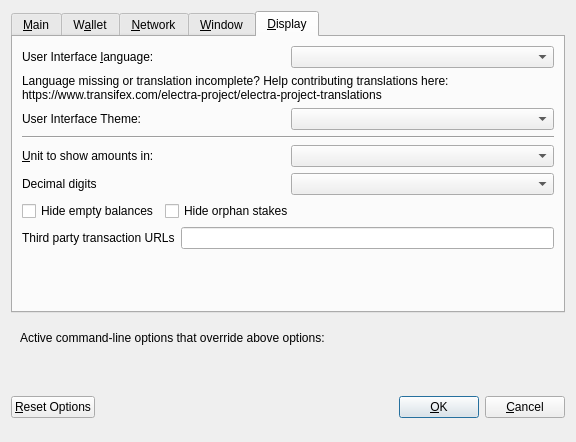
<?xml version="1.0" encoding="UTF-8"?>
<ui version="4.0">
 <class>OptionsDialog</class>
 <widget class="QDialog" name="OptionsDialog">
  <property name="geometry">
   <rect>
    <x>0</x>
    <y>0</y>
    <width>576</width>
    <height>442</height>
   </rect>
  </property>
  <property name="windowTitle">
   <string>Options</string>
  </property>
  <property name="modal">
   <bool>true</bool>
  </property>
  <layout class="QVBoxLayout" name="verticalLayout">
   <item>
    <widget class="QTabWidget" name="tabWidget">
     <property name="currentIndex">
      <number>4</number>
     </property>
     <widget class="QWidget" name="tabMain">
      <attribute name="title">
       <string>&amp;Main</string>
      </attribute>
      <layout class="QVBoxLayout" name="verticalLayout_Main">
       <item>
        <widget class="QCheckBox" name="bitcoinAtStartup">
         <property name="toolTip">
          <string>Automatically start ELECTRA after logging in to the system.</string>
         </property>
         <property name="text">
          <string>&amp;Start ELECTRA on system login</string>
         </property>
        </widget>
       </item>
       <item>
        <layout class="QHBoxLayout" name="horizontalLayout_2_Main">
         <item>
          <widget class="QLabel" name="databaseCacheLabel">
           <property name="text">
            <string>Size of &amp;database cache</string>
           </property>
           <property name="textFormat">
            <enum>Qt::PlainText</enum>
           </property>
           <property name="buddy">
            <cstring>databaseCache</cstring>
           </property>
          </widget>
         </item>
         <item>
          <widget class="QSpinBox" name="databaseCache"/>
         </item>
         <item>
          <widget class="QLabel" name="databaseCacheUnitLabel">
           <property name="text">
            <string>MB</string>
           </property>
           <property name="textFormat">
            <enum>Qt::PlainText</enum>
           </property>
          </widget>
         </item>
         <item>
          <spacer name="horizontalSpacer_2_Main">
           <property name="orientation">
            <enum>Qt::Horizontal</enum>
           </property>
           <property name="sizeHint" stdset="0">
            <size>
             <width>40</width>
             <height>20</height>
            </size>
           </property>
          </spacer>
         </item>
        </layout>
       </item>
       <item>
        <layout class="QHBoxLayout" name="horizontalLayout_3_Main">
         <item>
          <widget class="QLabel" name="threadsScriptVerifLabel">
           <property name="text">
            <string>Number of script &amp;verification threads</string>
           </property>
           <property name="textFormat">
            <enum>Qt::PlainText</enum>
           </property>
           <property name="buddy">
            <cstring>threadsScriptVerif</cstring>
           </property>
          </widget>
         </item>
         <item>
          <widget class="QSpinBox" name="threadsScriptVerif">
           <property name="toolTip">
            <string>(0 = auto, &lt;0 = leave that many cores free)</string>
           </property>
          </widget>
         </item>
         <item>
          <spacer name="horizontalSpacer_3_Main">
           <property name="orientation">
            <enum>Qt::Horizontal</enum>
           </property>
           <property name="sizeHint" stdset="0">
            <size>
             <width>40</width>
             <height>20</height>
            </size>
           </property>
          </spacer>
         </item>
        </layout>
       </item>
       <item>
        <spacer name="verticalSpacer_2">
         <property name="orientation">
          <enum>Qt::Vertical</enum>
         </property>
         <property name="sizeHint" stdset="0">
          <size>
           <width>20</width>
           <height>40</height>
          </size>
         </property>
        </spacer>
       </item>
       <!--
       <item>
        <widget class="QCheckBox" name="checkBoxZeromintEnable">
         <property name="toolTip">
          <string>Enable automatic minting of ECA units to zECA</string>
         </property>
         <property name="layoutDirection">
          <enum>Qt::LeftToRight</enum>
         </property>
         <property name="text">
          <string>Enable zECA Automint</string>
         </property>
        </widget>
       </item>
       <item>
        <layout class="QHBoxLayout" name="horizontalLayout_3">
         <item>
          <widget class="QLabel" name="percentage_label">
           <property name="toolTip">
            <string>Percentage of incoming ECA which get automatically converted to zECA via Zerocoin Protocol (min: 10%)</string>
           </property>
           <property name="text">
            <string>Percentage of autominted zECA</string>
           </property>
          </widget>
         </item>
         <item>
          <widget class="QSpinBox" name="zeromintPercentage">
           <property name="minimum">
            <number>1</number>
           </property>
           <property name="maximum">
            <number>100</number>
           </property>
          </widget>
         </item>
        </layout>
       </item>
       <item>
        <layout class="QHBoxLayout" name="horizontalLayout" stretch="0,0">
         <property name="sizeConstraint">
          <enum>QLayout::SetFixedSize</enum>
         </property>
         <item>
          <widget class="QLabel" name="labelPreferredDenom">
           <property name="maximumSize">
            <size>
             <width>16777215</width>
             <height>16777215</height>
            </size>
           </property>
           <property name="toolTip">
            <string>Wait with automatic conversion to Zerocoin until enough ECA for this denomination is available</string>
           </property>
           <property name="text">
            <string>Preferred Automint zECA Denomination</string>
           </property>
          </widget>
         </item>
         <item>
          <widget class="QComboBox" name="preferredDenom">
           <property name="maximumSize">
            <size>
             <width>16777215</width>
             <height>27</height>
            </size>
           </property>
           <property name="toolTip">
            <string>Wait with automatic conversion to Zerocoin until enough ECA for this denomination is available</string>
           </property>
           <property name="maxVisibleItems">
            <number>9</number>
           </property>
           <property name="maxCount">
            <number>9</number>
           </property>
          </widget>
         </item>
        </layout>
       </item>
      -->
      </layout>
     </widget>
     <widget class="QWidget" name="tabWallet">
      <attribute name="title">
       <string>W&amp;allet</string>
      </attribute>
      <layout class="QVBoxLayout" name="verticalLayout_Wallet">
       <item>
        <layout class="QHBoxLayout" name="horizontalLayout_2_Wallet">
         <item>
          <widget class="QLabel" name="labelStakeSplitThresholdText">
           <property name="text">
            <string>Stake split threshold:</string>
           </property>
          </widget>
         </item>
         <item>
          <widget class="QSpinBox" name="spinBoxStakeSplitThreshold">
           <property name="minimum">
            <number>1</number>
           </property>
           <property name="maximum">
            <number>999999</number>
           </property>
          </widget>
         </item>
        </layout>
       </item>
       <item>
        <widget class="QGroupBox" name="groupBox">
         <property name="title">
          <string>Expert</string>
         </property>
         <layout class="QVBoxLayout" name="verticalLayout_2">
          <item>
           <widget class="QCheckBox" name="coinControlFeatures">
            <property name="toolTip">
             <string>Whether to show coin control features or not.</string>
            </property>
            <property name="text">
             <string>Enable coin &amp;control features</string>
            </property>
           </widget>
          </item>
          <!--
          <item>
           <widget class="QCheckBox" name="showMasternodesTab">
            <property name="toolTip">
             <string>Show additional tab listing all your masternodes in first sub-tab&lt;br/&gt;and all masternodes on the network in second sub-tab.</string>
            </property>
            <property name="text">
             <string>Show Masternodes Tab</string>
            </property>
           </widget>
          </item>
          -->
          <item>
           <widget class="QCheckBox" name="spendZeroConfChange">
            <property name="toolTip">
             <string>If you disable the spending of unconfirmed change, the change from a transaction&lt;br/&gt;cannot be used until that transaction has at least one confirmation.&lt;br/&gt;This also affects how your balance is computed.</string>
            </property>
            <property name="text">
             <string>&amp;Spend unconfirmed change</string>
            </property>
           </widget>
          </item>
         </layout>
        </widget>
       </item>
       <item>
        <spacer name="verticalSpacer_Wallet">
         <property name="orientation">
          <enum>Qt::Vertical</enum>
         </property>
         <property name="sizeHint" stdset="0">
          <size>
           <width>20</width>
           <height>40</height>
          </size>
         </property>
        </spacer>
       </item>
      </layout>
     </widget>
     <widget class="QWidget" name="tabNetwork">
      <attribute name="title">
       <string>&amp;Network</string>
      </attribute>
      <layout class="QVBoxLayout" name="verticalLayout_Network">
       <item>
        <widget class="QCheckBox" name="mapPortUpnp">
         <property name="toolTip">
          <string>Automatically open the ELECTRA client port on the router. This only works when your router supports UPnP and it is enabled.</string>
         </property>
         <property name="text">
          <string>Map port using &amp;UPnP</string>
         </property>
        </widget>
       </item>
       <item>
        <widget class="QCheckBox" name="allowIncoming">
         <property name="toolTip">
          <string>Accept connections from outside</string>
         </property>
         <property name="text">
          <string>Allow incoming connections</string>
         </property>
        </widget>
       </item>
       <item>
        <widget class="QCheckBox" name="connectSocks">
         <property name="toolTip">
          <string>Connect to the ELECTRA network through a SOCKS5 proxy.</string>
         </property>
         <property name="text">
          <string>&amp;Connect through SOCKS5 proxy (default proxy):</string>
         </property>
        </widget>
       </item>
       <item>
        <layout class="QHBoxLayout" name="horizontalLayout_1_Network">
         <item>
          <widget class="QLabel" name="proxyIpLabel">
           <property name="text">
            <string>Proxy &amp;IP:</string>
           </property>
           <property name="textFormat">
            <enum>Qt::PlainText</enum>
           </property>
           <property name="buddy">
            <cstring>proxyIp</cstring>
           </property>
          </widget>
         </item>
         <item>
          <widget class="QValidatedLineEdit" name="proxyIp">
           <property name="minimumSize">
            <size>
             <width>140</width>
             <height>0</height>
            </size>
           </property>
           <property name="maximumSize">
            <size>
             <width>140</width>
             <height>16777215</height>
            </size>
           </property>
           <property name="toolTip">
            <string>IP address of the proxy (e.g. IPv4: 127.0.0.1 / IPv6: ::1)</string>
           </property>
          </widget>
         </item>
         <item>
          <widget class="QLabel" name="proxyPortLabel">
           <property name="text">
            <string>&amp;Port:</string>
           </property>
           <property name="textFormat">
            <enum>Qt::PlainText</enum>
           </property>
           <property name="buddy">
            <cstring>proxyPort</cstring>
           </property>
          </widget>
         </item>
         <item>
          <widget class="QLineEdit" name="proxyPort">
           <property name="minimumSize">
            <size>
             <width>55</width>
             <height>0</height>
            </size>
           </property>
           <property name="maximumSize">
            <size>
             <width>55</width>
             <height>16777215</height>
            </size>
           </property>
           <property name="toolTip">
            <string>Port of the proxy (e.g. 9050)</string>
           </property>
          </widget>
         </item>
         <item>
          <spacer name="horizontalSpacer_1_Network">
           <property name="orientation">
            <enum>Qt::Horizontal</enum>
           </property>
           <property name="sizeHint" stdset="0">
            <size>
             <width>40</width>
             <height>20</height>
            </size>
           </property>
          </spacer>
         </item>
        </layout>
       </item>
       <item>
        <spacer name="verticalSpacer_Network">
         <property name="orientation">
          <enum>Qt::Vertical</enum>
         </property>
         <property name="sizeHint" stdset="0">
          <size>
           <width>20</width>
           <height>40</height>
          </size>
         </property>
        </spacer>
       </item>
      </layout>
     </widget>
     <widget class="QWidget" name="tabWindow">
      <attribute name="title">
       <string>&amp;Window</string>
      </attribute>
      <layout class="QVBoxLayout" name="verticalLayout_Window">
       <item>
        <widget class="QCheckBox" name="minimizeToTray">
         <property name="toolTip">
          <string>Show only a tray icon after minimizing the window.</string>
         </property>
         <property name="text">
          <string>&amp;Minimize to the tray instead of the taskbar</string>
         </property>
        </widget>
       </item>
       <item>
        <widget class="QCheckBox" name="minimizeOnClose">
         <property name="toolTip">
          <string>Minimize instead of exit the application when the window is closed. When this option is enabled, the application will be closed only after selecting Quit in the menu.</string>
         </property>
         <property name="text">
          <string>M&amp;inimize on close</string>
         </property>
        </widget>
       </item>
       <item>
        <spacer name="verticalSpacer_Window">
         <property name="orientation">
          <enum>Qt::Vertical</enum>
         </property>
         <property name="sizeHint" stdset="0">
          <size>
           <width>20</width>
           <height>40</height>
          </size>
         </property>
        </spacer>
       </item>
      </layout>
     </widget>
     <widget class="QWidget" name="tabDisplay">
      <attribute name="title">
       <string>&amp;Display</string>
      </attribute>
      <layout class="QVBoxLayout" name="verticalLayout_Display">
       <item>
        <layout class="QHBoxLayout" name="horizontalLayout_1_Display">
         <item>
          <widget class="QLabel" name="langLabel">
           <property name="text">
            <string>User Interface &amp;language:</string>
           </property>
           <property name="textFormat">
            <enum>Qt::PlainText</enum>
           </property>
           <property name="buddy">
            <cstring>lang</cstring>
           </property>
          </widget>
         </item>
         <item>
          <widget class="QValueComboBox" name="lang">
           <property name="toolTip">
            <string>The user interface language can be set here. This setting will take effect after restarting ELECTRA.</string>
           </property>
          </widget>
         </item>
        </layout>
       </item>
       <item>
        <widget class="QLabel" name="label_3">
         <property name="toolTip">
          <string notr="true"/>
         </property>
         <property name="statusTip">
          <string notr="true"/>
         </property>
         <property name="whatsThis">
          <string notr="true"/>
         </property>
         <property name="accessibleName">
          <string notr="true"/>
         </property>
         <property name="text">
          <string>Language missing or translation incomplete? Help contributing translations here:
https://www.transifex.com/electra-project/electra-project-translations</string>
         </property>
         <property name="wordWrap">
          <bool>true</bool>
         </property>
         <property name="openExternalLinks">
          <bool>true</bool>
         </property>
         <property name="textInteractionFlags">
          <set>Qt::TextBrowserInteraction</set>
         </property>
        </widget>
       </item>
       <item>
        <layout class="QHBoxLayout" name="horizontalLayout_2_Display" stretch="0,0">
         <item>
          <widget class="QLabel" name="themeLabel">
           <property name="text">
            <string>User Interface Theme:</string>
           </property>
          </widget>
         </item>
         <item>
          <widget class="QValueComboBox" name="theme"/>
         </item>
        </layout>
       </item>
       <item>
        <widget class="Line" name="line">
         <property name="orientation">
          <enum>Qt::Horizontal</enum>
         </property>
        </widget>
       </item>
       <item>
        <layout class="QHBoxLayout" name="horizontalLayout_3_Display">
         <item>
          <widget class="QLabel" name="unitLabel">
           <property name="text">
            <string>&amp;Unit to show amounts in:</string>
           </property>
           <property name="textFormat">
            <enum>Qt::PlainText</enum>
           </property>
           <property name="buddy">
            <cstring>unit</cstring>
           </property>
          </widget>
         </item>
         <item>
          <widget class="QValueComboBox" name="unit">
           <property name="toolTip">
            <string>Choose the default subdivision unit to show in the interface and when sending coins.</string>
           </property>
          </widget>
         </item>
        </layout>
       </item>
       <item>
        <layout class="QHBoxLayout" name="horizontalLayout_4_Display">
         <item>
          <widget class="QLabel" name="digitsLabel">
           <property name="text">
            <string>Decimal digits</string>
           </property>
          </widget>
         </item>
         <item>
          <widget class="QValueComboBox" name="digits"/>
         </item>
        </layout>
       </item>
       <item>
        <layout class="QHBoxLayout" name="horizontalLayout_5_Display">
         <item>
          <widget class="QCheckBox" name="checkBoxHideZeroBalances">
           <property name="toolTip">
            <string>Hide empty balances</string>
           </property>
           <property name="layoutDirection">
            <enum>Qt::LeftToRight</enum>
           </property>
           <property name="text">
            <string>Hide empty balances</string>
           </property>
          </widget>
         </item>
         <item>
          <widget class="QCheckBox" name="checkBoxHideOrphans">
           <property name="toolTip">
            <string>Hide orphan stakes in transaction lists</string>
           </property>
           <property name="text">
            <string>Hide orphan stakes</string>
           </property>
          </widget>
         </item>
         <item>
          <spacer name="horizontalSpacer">
           <property name="orientation">
            <enum>Qt::Horizontal</enum>
           </property>
           <property name="sizeHint" stdset="0">
            <size>
             <width>40</width>
             <height>20</height>
            </size>
           </property>
          </spacer>
         </item>
        </layout>
       </item>
       <item>
        <layout class="QHBoxLayout" name="horizontalLayout_6_Display">
         <item>
          <widget class="QLabel" name="thirdPartyTxUrlsLabel">
           <property name="toolTip">
            <string>Third party URLs (e.g. a block explorer) that appear in the transactions tab as context menu items. %s in the URL is replaced by transaction hash. Multiple URLs are separated by vertical bar |.</string>
           </property>
           <property name="text">
            <string>Third party transaction URLs</string>
           </property>
           <property name="buddy">
            <cstring>thirdPartyTxUrls</cstring>
           </property>
          </widget>
         </item>
         <item>
          <widget class="QLineEdit" name="thirdPartyTxUrls">
           <property name="toolTip">
            <string>Third party URLs (e.g. a block explorer) that appear in the transactions tab as context menu items. %s in the URL is replaced by transaction hash. Multiple URLs are separated by vertical bar |.</string>
           </property>
          </widget>
         </item>
        </layout>
       </item>
       <item>
        <spacer name="verticalSpacer">
         <property name="orientation">
          <enum>Qt::Vertical</enum>
         </property>
         <property name="sizeHint" stdset="0">
          <size>
           <width>20</width>
           <height>40</height>
          </size>
         </property>
        </spacer>
       </item>
      </layout>
     </widget>
    </widget>
   </item>
   <item>
    <widget class="QFrame" name="frame">
     <layout class="QVBoxLayout" name="verticalLayout_Bottom">
      <item>
       <layout class="QHBoxLayout" name="horizontalLayout_Bottom">
        <item>
         <widget class="QLabel" name="overriddenByCommandLineInfoLabel">
          <property name="text">
           <string>Active command-line options that override above options:</string>
          </property>
          <property name="textFormat">
           <enum>Qt::PlainText</enum>
          </property>
         </widget>
        </item>
        <item>
         <spacer name="horizontalSpacer_Bottom">
          <property name="orientation">
           <enum>Qt::Horizontal</enum>
          </property>
          <property name="sizeHint" stdset="0">
           <size>
            <width>40</width>
            <height>20</height>
           </size>
          </property>
         </spacer>
        </item>
       </layout>
      </item>
      <item>
       <widget class="QLabel" name="overriddenByCommandLineLabel">
        <property name="text">
         <string/>
        </property>
        <property name="textFormat">
         <enum>Qt::PlainText</enum>
        </property>
        <property name="wordWrap">
         <bool>true</bool>
        </property>
       </widget>
      </item>
     </layout>
    </widget>
   </item>
   <item>
    <layout class="QHBoxLayout" name="horizontalLayout_Buttons">
     <item>
      <widget class="QPushButton" name="resetButton">
       <property name="toolTip">
        <string>Reset all client options to default.</string>
       </property>
       <property name="text">
        <string>&amp;Reset Options</string>
       </property>
       <property name="autoDefault">
        <bool>false</bool>
       </property>
      </widget>
     </item>
     <item>
      <spacer name="horizontalSpacer_1">
       <property name="orientation">
        <enum>Qt::Horizontal</enum>
       </property>
       <property name="sizeHint" stdset="0">
        <size>
         <width>40</width>
         <height>48</height>
        </size>
       </property>
      </spacer>
     </item>
     <item>
      <widget class="QLabel" name="statusLabel">
       <property name="minimumSize">
        <size>
         <width>200</width>
         <height>0</height>
        </size>
       </property>
       <property name="font">
        <font>
         <weight>75</weight>
         <bold>true</bold>
        </font>
       </property>
       <property name="text">
        <string/>
       </property>
       <property name="textFormat">
        <enum>Qt::PlainText</enum>
       </property>
       <property name="wordWrap">
        <bool>true</bool>
       </property>
      </widget>
     </item>
     <item>
      <spacer name="horizontalSpacer_2">
       <property name="orientation">
        <enum>Qt::Horizontal</enum>
       </property>
       <property name="sizeHint" stdset="0">
        <size>
         <width>40</width>
         <height>48</height>
        </size>
       </property>
      </spacer>
     </item>
     <item>
      <widget class="QPushButton" name="okButton">
       <property name="text">
        <string>&amp;OK</string>
       </property>
       <property name="autoDefault">
        <bool>false</bool>
       </property>
       <property name="default">
        <bool>true</bool>
       </property>
      </widget>
     </item>
     <item>
      <widget class="QPushButton" name="cancelButton">
       <property name="text">
        <string>&amp;Cancel</string>
       </property>
       <property name="autoDefault">
        <bool>false</bool>
       </property>
      </widget>
     </item>
    </layout>
   </item>
  </layout>
 </widget>
 <customwidgets>
  <customwidget>
   <class>QValidatedLineEdit</class>
   <extends>QLineEdit</extends>
   <header>qvalidatedlineedit.h</header>
  </customwidget>
  <customwidget>
   <class>QValueComboBox</class>
   <extends>QComboBox</extends>
   <header>qvaluecombobox.h</header>
  </customwidget>
 </customwidgets>
 <resources/>
 <connections/>
</ui>
